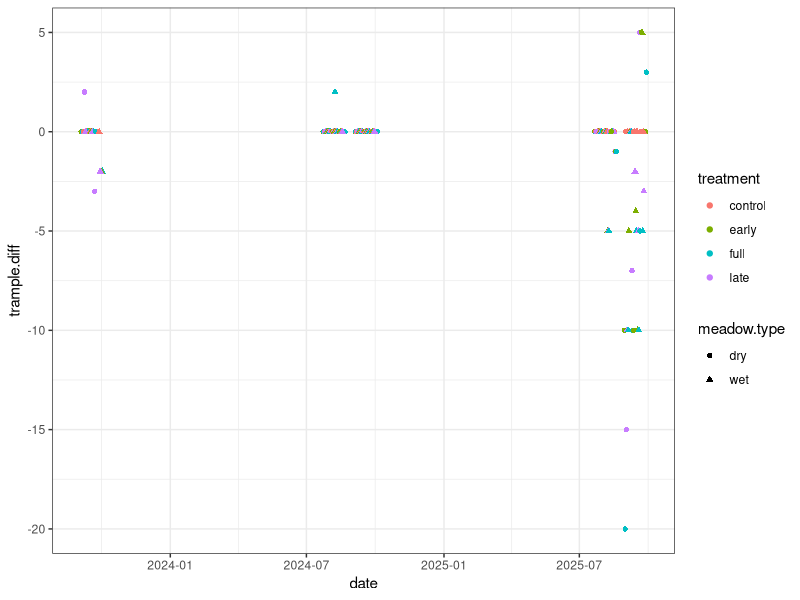
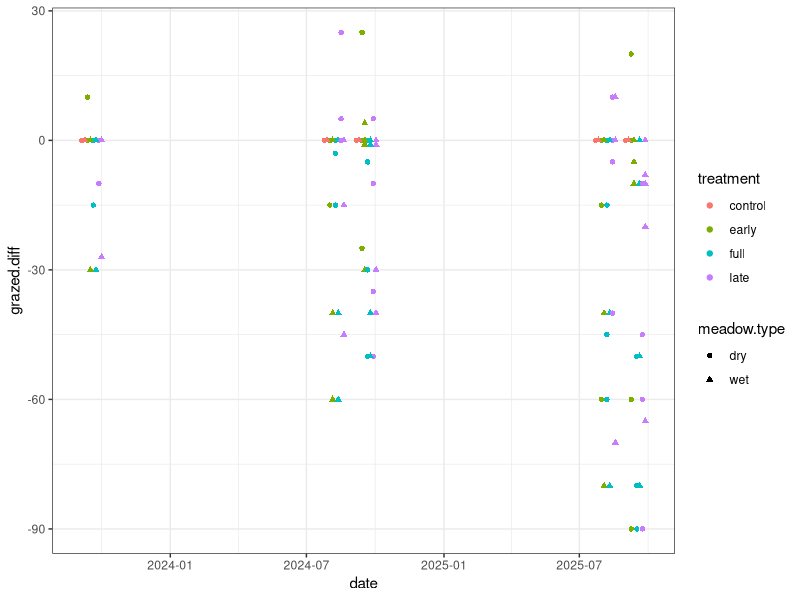
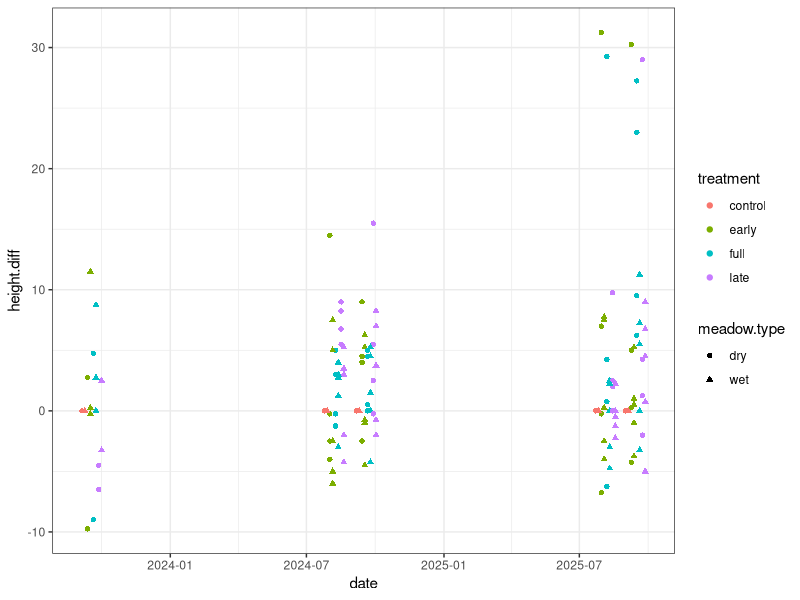
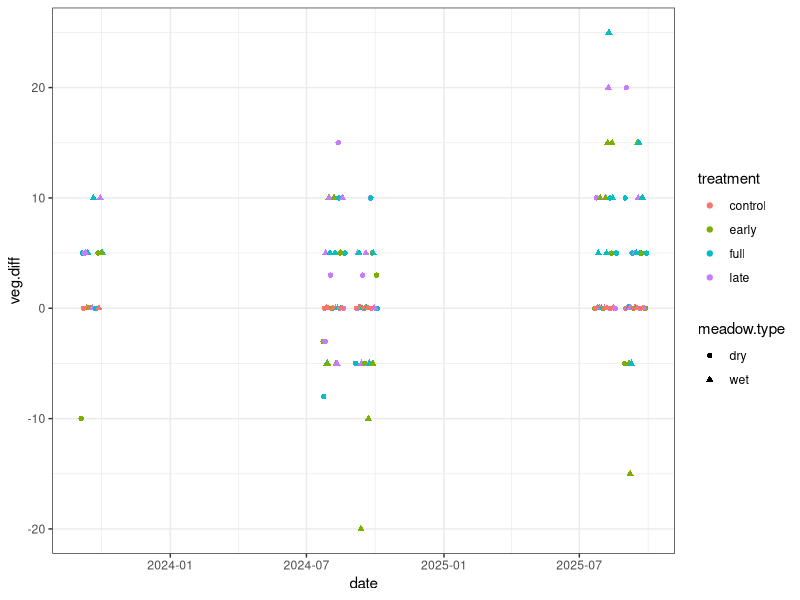
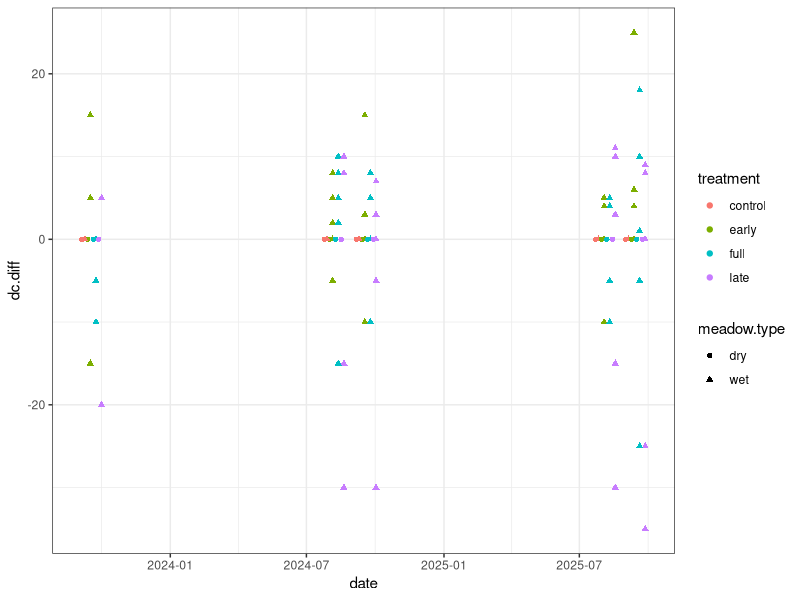
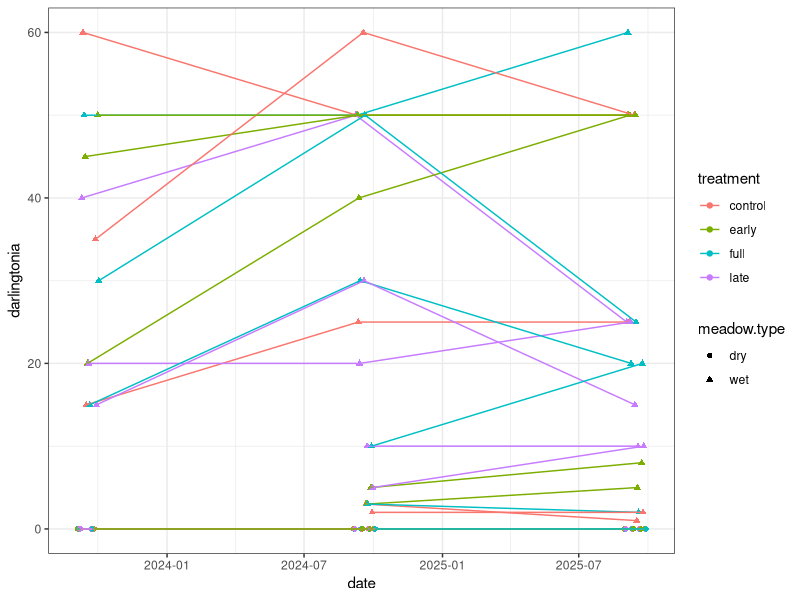
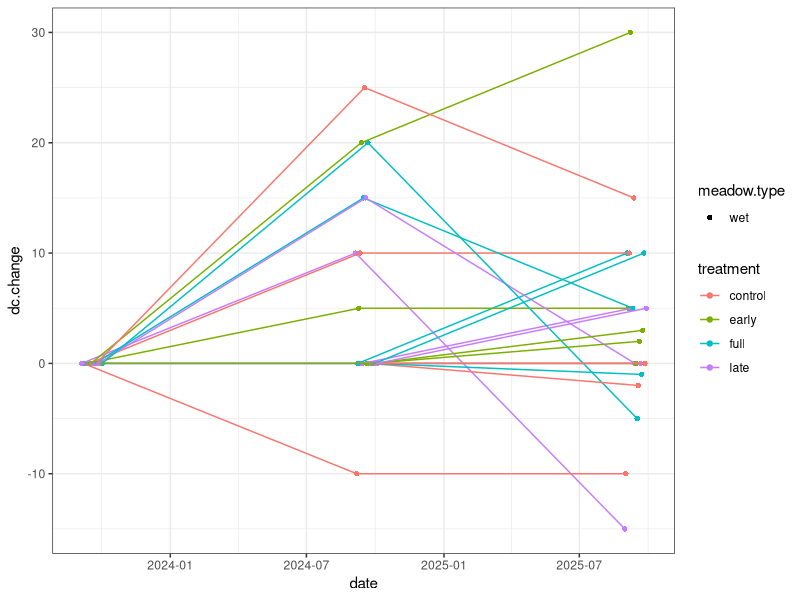
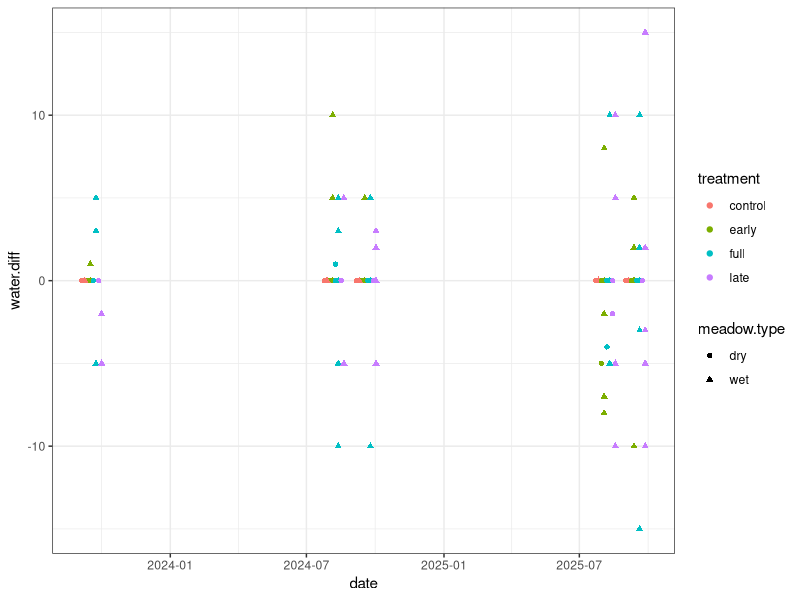

Here is the R script that generated these plots, in order:
## ---- chunk 1
library(tidyverse)
library(lubridate)
library(lme4)
library(glmmTMB)
library(emmeans)

# list of wet meadow vs dry meadow blocks
wet.blocks <- c(2, 3, 5, 6, 8)

cattle.ex <- read.csv("data/SRWC-cattle-exclosure_post-treatment_2025-09-14.csv") %>%
  rename_with(tolower) %>%
  rename(manure.count = x..cowpies, 
         grazed.perc = x..grazed, 
         height.1 = height.1..cm.) %>%
  separate_wider_delim(plot, " ", names = c("position", "treatment")) %>%
  mutate(date = as.Date(date, "%m/%d/%y"),
         plot = paste0(block, position),
         height.mean = (height.1 + height.2 + height.3 + height.4)/4,
         meadow.type = case_when(block %in% wet.blocks ~ "wet", 
                                 TRUE ~ "dry"))



# compare versus control in each plot at each time step for height, veg.cover, 
# animal.trample, water, darlingtonia, grazed.perc
cattle.control <- cattle.ex %>%
  group_by(block, date) %>%
  mutate(
    height.control = height.mean[treatment == "control"][1],
    height.diff = height.mean - height.control,
    
    veg.control = veg.cover[treatment == "control"][1],
    veg.diff = veg.cover - veg.control,
    
    trample.control = animal.trample[treatment == "control"][1],
    trample.diff = animal.trample - trample.control,
    
    water.control = water[treatment == "control"][1],
    water.diff = water - water.control,
    
    dc.control = darlingtonia[treatment == "control"][1],
    dc.diff = darlingtonia - dc.control,
    
    grazed.control = grazed.perc[treatment == "control"][1],
    grazed.diff = grazed.perc - grazed.control
  ) %>%
  ungroup()

# Compare to first year data, September visit only for now
cattle.change <- cattle.ex %>% 
  filter(month(date) == 9) %>%
  group_by(plot) %>%
  mutate(
    first.date = min(date),
    dc.start = darlingtonia[date == first.date][1],
    dc.change = darlingtonia - dc.start
  )

  
## ---- chunk 2


# trampling impact compared to control
cattle.control %>% 
  ggplot(aes(x = date, y = trample.diff, 
             color = treatment, shape = meadow.type, group = plot)) +
  geom_point(position = position_dodge(width = 30)) +
#  geom_line(position = position_dodge(width = 50)) +
  theme_bw() 


# grazed percent compared to control
cattle.control %>%
  ggplot(aes(x = date, y = grazed.diff, 
             color = treatment, shape = meadow.type)) +
  geom_point(position = position_dodge(width = 30)) +
  theme_bw() 


# veg height compared to control
cattle.control %>%
  ggplot(aes(x = date, y = height.diff, 
             color = treatment, shape = meadow.type)) +
  geom_point(position = position_dodge(width = 30)) +
  theme_bw() 


# veg cover compared to control
cattle.control %>% 
  ggplot(aes(x = date, y = veg.diff, 
             color = treatment, shape = meadow.type, group = plot)) +
  geom_point(position = position_dodge(width = 30)) +
  theme_bw()


# Dc cover compared to control
cattle.control %>%
  ggplot(aes(x = date, y = dc.diff, 
             color = treatment, shape = meadow.type)) +
  geom_point(position = position_dodge(width = 30)) +
  theme_bw() 

# Dc cover raw data through time
cattle.control %>% 
  filter(month(date) == 9) %>%
  ggplot(aes(x = date, y = darlingtonia, 
             color = treatment, shape = meadow.type, group = plot)) +
  geom_point(position = position_dodge(width = 30)) +
  geom_line(position = position_dodge(width = 30)) +
  theme_bw() 

# Dc cover change through time
cattle.change %>%
  filter(meadow.type == "wet") %>%
  ggplot(aes(x = date, y = dc.change, 
             color = treatment, shape = meadow.type, group = plot)) +
  geom_point(position = position_dodge(width = 30)) +
  geom_line(position = position_dodge(width = 30)) +
  theme_bw() 

# water cover compared to control
cattle.control %>%
  ggplot(aes(x = date, y = water.diff, 
             color = treatment, shape = meadow.type)) +
  geom_point(position = position_dodge(width = 30)) +
  theme_bw() 


## ---- chunk 3

# filter dataset to just final time point
cattle.end <- cattle.control %>% filter(date > "2025-09-01")

# trampling (treatment impact within meadow type)
m.trample <- lmer(animal.trample ~ treatment * meadow.type + (1|block), cattle.end)
emm.trample <- emmeans(m.trample, specs = ~ treatment | meadow.type)
emm.trample
contrast(emm.trample, method = "pairwise")

# trampling (averaged across meadow type)
m.trample <- lmer(animal.trample ~ treatment + meadow.type + (1|block), cattle.end)
emm.trample <- emmeans(m.trample, specs = ~ treatment)
emm.trample
contrast(emm.trample, method = "pairwise")


# vegetation height (treatment impact within meadow type)
m.height <- lmer(height.mean ~ treatment * meadow.type + (1|block), cattle.end)
emm.height <- emmeans(m.height, specs = ~ treatment | meadow.type)
emm.height
contrast(emm.height, method = "pairwise")

# vegetation cover (treatment impact within meadow type)
# something odd in dry meadow results?
m.veg <- lmer(veg.cover ~ treatment * meadow.type + (1|block), cattle.end)
emm.veg <- emmeans(m.veg, specs = ~ treatment | meadow.type)
emm.veg
contrast(emm.veg, method = "pairwise")

# vegetation cover 
m.veg <- lmer(veg.cover ~ treatment + meadow.type + (1|block), cattle.end)
emm.veg <- emmeans(m.veg, specs = ~ treatment)
emm.veg
contrast(emm.veg, method = "pairwise")

# Darlingtonia (wet meadows only)
cattle.end.wet <- cattle.end %>% filter(meadow.type == "wet")
m.dc <- lmer(darlingtonia ~ treatment + (1|block), cattle.end.wet)
emm.dc <- emmeans(m.dc, specs = ~ treatment)
emm.dc
contrast(emm.dc, method = "pairwise")


# Darlingtonia change
cattle.change.end <- cattle.change %>%
  filter(meadow.type == "wet", date > "2025-09-01")

m.dc.change <- lmer(dc.change ~ treatment + (1|block), cattle.change.end)
emm.dc.change <- emmeans(m.dc.change, specs = ~ treatment)
emm.dc.change
contrast(emm.dc.change, method = "pairwise")

## ---- chunk 4
cattle.control <- cattle.control %>%
  mutate(
    trample.2 = case_when(
      animal.trample == 0 ~ 0.001,
      animal.trample == 100 ~ 0.999,
      TRUE ~ animal.trample/100),
    darlingtonia.2 = case_when(
      darlingtonia == 0 ~ 0.001,
      darlingtonia == 100 ~ 0.999,
      TRUE ~ darlingtonia/100
    )
  )

# trampling 
m.time.trample <- glmmTMB(trample.2 ~ treatment + (1|date) + (1|block/plot),
                  data = cattle.control,
                  family = beta_family(link = "logit"))
emm.time.trample <- emmeans(m.time.trample, specs = ~ treatment)
emm.time.trample
contrast(emm.time.trample, method = "pairwise")

# darlingtonia cover
m.time.dc <- glmmTMB(darlingtonia.2 ~ treatment + (1|date) + (1|block/plot),
                  data = filter(cattle.control, meadow.type == "wet"),
                  family = beta_family(link = "logit"))
emm.time.dc <- emmeans(m.time.dc, specs = ~ treatment)
emm.time.dc
contrast(emm.time.dc, method = "pairwise")

## ---- chunk 5

# trampling impact raw data
cattle.control %>% 
 # filter(month(date) == 9) %>%
  ggplot(aes(x = date, y = animal.trample, 
             color = treatment, shape = meadow.type, group = plot)) +
  geom_point(position = position_dodge(width = 30)) +
#  geom_line(position = position_dodge(width = 50)) +
  theme_bw() 

# grazed percent raw data
cattle.control %>% 
  ggplot(aes(x = date, y = grazed.perc, 
             color = treatment, shape = meadow.type)) +
  geom_point(position = position_dodge(width = 30)) +
  theme_bw() 

# veg height raw data
cattle.control %>% 
  ggplot(aes(x = date, y = height.mean, 
             color = treatment, shape = meadow.type)) +
  geom_point(position = position_dodge(width = 30)) +
  theme_bw() 

# veg cover raw data
cattle.control %>% 
  ggplot(aes(x = date, y = veg.cover, 
             color = treatment, shape = meadow.type, group = plot)) +
  geom_point(position = position_dodge(width = 30)) +
  theme_bw()

# Dc cover raw data
cattle.control %>% 
  filter(month(date) == 9) %>%
  ggplot(aes(x = date, y = darlingtonia, 
             color = treatment, shape = meadow.type, group = plot)) +
  geom_point(position = position_dodge(width = 30)) +
  geom_line(position = position_dodge(width = 30)) +
  theme_bw() 

# water cover raw data
cattle.control %>% 
  ggplot(aes(x = date, y = water, 
             color = treatment, shape = meadow.type)) +
  geom_point(position = position_dodge(width = 30)) +
  theme_bw() 
